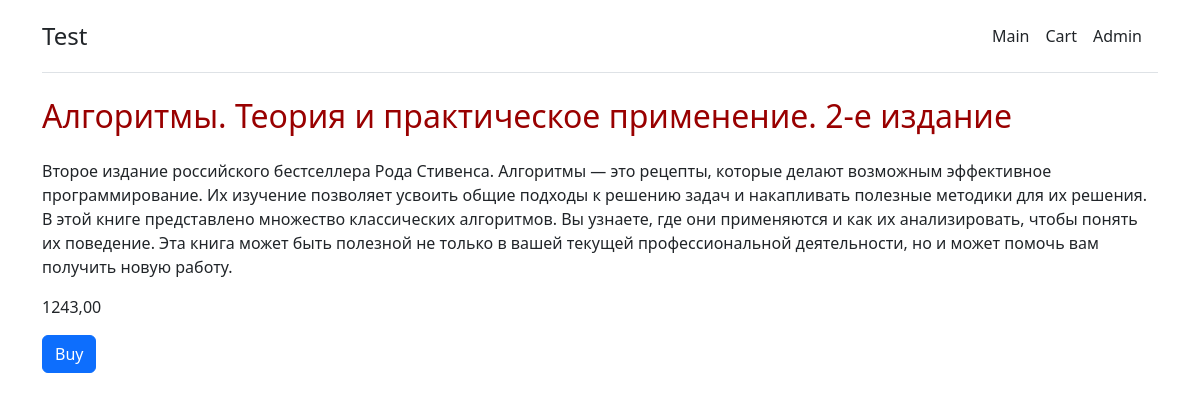
The app's page /item/3/ with its own data.
### main/models.py (models this page shows, shortened)
class Item(models.Model):
    name = models.CharField(max_length=100, verbose_name='Название')
    description = models.TextField(blank=True, verbose_name='Описание')
    price = models.DecimalField(max_digits=10, decimal_places=2, verbose_name='Цена')
    class Meta:
        verbose_name = 'элемент'
        verbose_name_plural = 'Объекты'

### main/views.py (the view)
# urls.py: path('item/<int:item_id>/', views.item),
def item(request, item_id):
    buy_item = Item.objects.filter(id=item_id)[0]
    stripe_key = os.environ['STRIPE_TEST_PUBLIC_KEY']
    return render(request, 'main/item.html', {'item': buy_item, 'key': stripe_key})

### main/templates/main/item.html (shortened to what this page needs)
{% extends 'main/base.html' %}
{% load static %}
{% block content %}
<h1
        class="main__title"
        data-id="{{item.id}}"
        data-key="{{key}}"
>{{item.name}}</h1>
<p class="main__decription">{{item.description}}</p>
<p class="main__price">{{item.price}}</p>
<button class="btn btn-primary">Buy</button>
{% endblock %}

### main/static/main/css/style.css (style rules this page uses)
* { box-sizing: border-box; }
.main__title { margin-bottom: 24px; font-size: 32px; color: #990000; }

### records on screen
Item: name "Алгоритмы. Теория и практическое применение. 2-е издание", description "Второе издание российского бестселлера Рода Стивенса. Алгоритмы — это рецепты, которые делают возможным эффективное программирование. Их изучение позволяет усвоить общие подходы к решению задач и накапливать полезные методики для их решения. В этой книге представлено множество классических алгоритмов. Вы узнаете, где они применяются и как их анализировать, чтобы понять их поведение. Эта книга может быть полезной не только в вашей текущей профессиональной деятельности, но и может помочь вам получить новую работу.", price "1243,00"
